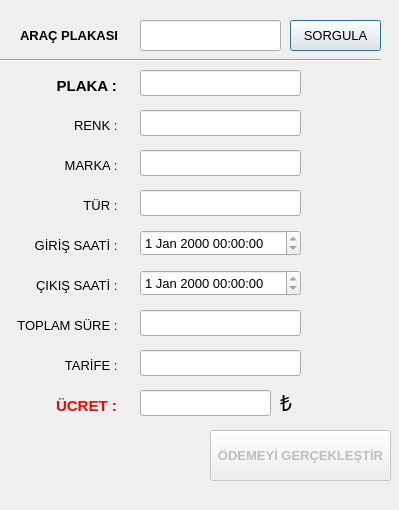
<?xml version="1.0" encoding="UTF-8"?>
<ui version="4.0">
 <class>ManualVehicleExit</class>
 <widget class="QDialog" name="ManualVehicleExit">
  <property name="geometry">
   <rect>
    <x>0</x>
    <y>0</y>
    <width>399</width>
    <height>510</height>
   </rect>
  </property>
  <property name="minimumSize">
   <size>
    <width>399</width>
    <height>510</height>
   </size>
  </property>
  <property name="maximumSize">
   <size>
    <width>399</width>
    <height>510</height>
   </size>
  </property>
  <property name="font">
   <font>
    <pointsize>10</pointsize>
   </font>
  </property>
  <property name="windowTitle">
   <string>ARAÇ ÇIKIŞ</string>
  </property>
  <widget class="QLabel" name="label">
   <property name="geometry">
    <rect>
     <x>20</x>
     <y>20</y>
     <width>121</width>
     <height>31</height>
    </rect>
   </property>
   <property name="font">
    <font>
     <pointsize>10</pointsize>
     <weight>75</weight>
     <bold>true</bold>
    </font>
   </property>
   <property name="text">
    <string>ARAÇ PLAKASI</string>
   </property>
  </widget>
  <widget class="QLineEdit" name="lineEdit_plateQuery">
   <property name="geometry">
    <rect>
     <x>140</x>
     <y>20</y>
     <width>141</width>
     <height>31</height>
    </rect>
   </property>
   <property name="font">
    <font>
     <pointsize>12</pointsize>
    </font>
   </property>
   <property name="text">
    <string/>
   </property>
  </widget>
  <widget class="QPushButton" name="pushButton_query">
   <property name="geometry">
    <rect>
     <x>290</x>
     <y>20</y>
     <width>91</width>
     <height>31</height>
    </rect>
   </property>
   <property name="text">
    <string>SORGULA</string>
   </property>
  </widget>
  <widget class="Line" name="line">
   <property name="geometry">
    <rect>
     <x>0</x>
     <y>50</y>
     <width>381</width>
     <height>20</height>
    </rect>
   </property>
   <property name="orientation">
    <enum>Qt::Horizontal</enum>
   </property>
  </widget>
  <widget class="QLabel" name="label_result">
   <property name="geometry">
    <rect>
     <x>10</x>
     <y>480</y>
     <width>371</width>
     <height>21</height>
    </rect>
   </property>
   <property name="text">
    <string/>
   </property>
  </widget>
  <widget class="QLabel" name="label_2">
   <property name="geometry">
    <rect>
     <x>30</x>
     <y>70</y>
     <width>91</width>
     <height>31</height>
    </rect>
   </property>
   <property name="font">
    <font>
     <pointsize>11</pointsize>
     <weight>75</weight>
     <bold>true</bold>
    </font>
   </property>
   <property name="text">
    <string>PLAKA : </string>
   </property>
   <property name="alignment">
    <set>Qt::AlignRight|Qt::AlignTrailing|Qt::AlignVCenter</set>
   </property>
  </widget>
  <widget class="QLabel" name="label_3">
   <property name="geometry">
    <rect>
     <x>30</x>
     <y>110</y>
     <width>91</width>
     <height>31</height>
    </rect>
   </property>
   <property name="font">
    <font>
     <weight>50</weight>
     <bold>false</bold>
    </font>
   </property>
   <property name="text">
    <string>RENK : </string>
   </property>
   <property name="alignment">
    <set>Qt::AlignRight|Qt::AlignTrailing|Qt::AlignVCenter</set>
   </property>
  </widget>
  <widget class="QLabel" name="label_4">
   <property name="geometry">
    <rect>
     <x>30</x>
     <y>150</y>
     <width>91</width>
     <height>31</height>
    </rect>
   </property>
   <property name="font">
    <font>
     <weight>50</weight>
     <bold>false</bold>
    </font>
   </property>
   <property name="text">
    <string>MARKA : </string>
   </property>
   <property name="alignment">
    <set>Qt::AlignRight|Qt::AlignTrailing|Qt::AlignVCenter</set>
   </property>
  </widget>
  <widget class="QLabel" name="label_5">
   <property name="geometry">
    <rect>
     <x>30</x>
     <y>190</y>
     <width>91</width>
     <height>31</height>
    </rect>
   </property>
   <property name="font">
    <font>
     <weight>50</weight>
     <bold>false</bold>
    </font>
   </property>
   <property name="text">
    <string>TÜR : </string>
   </property>
   <property name="alignment">
    <set>Qt::AlignRight|Qt::AlignTrailing|Qt::AlignVCenter</set>
   </property>
  </widget>
  <widget class="QLabel" name="label_6">
   <property name="geometry">
    <rect>
     <x>20</x>
     <y>230</y>
     <width>101</width>
     <height>31</height>
    </rect>
   </property>
   <property name="font">
    <font>
     <weight>50</weight>
     <bold>false</bold>
    </font>
   </property>
   <property name="text">
    <string>GİRİŞ SAATİ : </string>
   </property>
   <property name="alignment">
    <set>Qt::AlignRight|Qt::AlignTrailing|Qt::AlignVCenter</set>
   </property>
  </widget>
  <widget class="QLabel" name="label_7">
   <property name="geometry">
    <rect>
     <x>20</x>
     <y>270</y>
     <width>101</width>
     <height>31</height>
    </rect>
   </property>
   <property name="font">
    <font>
     <weight>50</weight>
     <bold>false</bold>
    </font>
   </property>
   <property name="text">
    <string>ÇIKIŞ SAATİ : </string>
   </property>
   <property name="alignment">
    <set>Qt::AlignRight|Qt::AlignTrailing|Qt::AlignVCenter</set>
   </property>
  </widget>
  <widget class="QLabel" name="label_8">
   <property name="geometry">
    <rect>
     <x>30</x>
     <y>390</y>
     <width>91</width>
     <height>31</height>
    </rect>
   </property>
   <property name="font">
    <font>
     <pointsize>11</pointsize>
     <weight>75</weight>
     <bold>true</bold>
    </font>
   </property>
   <property name="styleSheet">
    <string notr="true">color:red;</string>
   </property>
   <property name="text">
    <string>ÜCRET : </string>
   </property>
   <property name="alignment">
    <set>Qt::AlignRight|Qt::AlignTrailing|Qt::AlignVCenter</set>
   </property>
  </widget>
  <widget class="QLineEdit" name="lineEdit_plate">
   <property name="geometry">
    <rect>
     <x>140</x>
     <y>70</y>
     <width>161</width>
     <height>26</height>
    </rect>
   </property>
   <property name="readOnly">
    <bool>true</bool>
   </property>
  </widget>
  <widget class="QLineEdit" name="lineEdit_color">
   <property name="geometry">
    <rect>
     <x>140</x>
     <y>110</y>
     <width>161</width>
     <height>26</height>
    </rect>
   </property>
   <property name="readOnly">
    <bool>true</bool>
   </property>
  </widget>
  <widget class="QLineEdit" name="lineEdit_model">
   <property name="geometry">
    <rect>
     <x>140</x>
     <y>150</y>
     <width>161</width>
     <height>26</height>
    </rect>
   </property>
   <property name="readOnly">
    <bool>true</bool>
   </property>
  </widget>
  <widget class="QLineEdit" name="lineEdit_type">
   <property name="geometry">
    <rect>
     <x>140</x>
     <y>190</y>
     <width>161</width>
     <height>26</height>
    </rect>
   </property>
   <property name="readOnly">
    <bool>true</bool>
   </property>
  </widget>
  <widget class="QLineEdit" name="lineEdit_price">
   <property name="geometry">
    <rect>
     <x>140</x>
     <y>390</y>
     <width>131</width>
     <height>26</height>
    </rect>
   </property>
   <property name="font">
    <font>
     <pointsize>14</pointsize>
     <weight>75</weight>
     <bold>true</bold>
    </font>
   </property>
   <property name="inputMethodHints">
    <set>Qt::ImhDigitsOnly</set>
   </property>
   <property name="text">
    <string/>
   </property>
   <property name="maxLength">
    <number>10</number>
   </property>
   <property name="alignment">
    <set>Qt::AlignRight|Qt::AlignTrailing|Qt::AlignVCenter</set>
   </property>
   <property name="readOnly">
    <bool>true</bool>
   </property>
  </widget>
  <widget class="QLabel" name="label_9">
   <property name="geometry">
    <rect>
     <x>280</x>
     <y>390</y>
     <width>21</width>
     <height>26</height>
    </rect>
   </property>
   <property name="font">
    <font>
     <pointsize>16</pointsize>
    </font>
   </property>
   <property name="text">
    <string>₺</string>
   </property>
  </widget>
  <widget class="QDateTimeEdit" name="dateTimeEdit_entryDate">
   <property name="geometry">
    <rect>
     <x>140</x>
     <y>230</y>
     <width>161</width>
     <height>26</height>
    </rect>
   </property>
   <property name="readOnly">
    <bool>true</bool>
   </property>
  </widget>
  <widget class="QDateTimeEdit" name="dateTimeEdit_exitDate">
   <property name="geometry">
    <rect>
     <x>140</x>
     <y>270</y>
     <width>161</width>
     <height>26</height>
    </rect>
   </property>
   <property name="readOnly">
    <bool>true</bool>
   </property>
  </widget>
  <widget class="QPushButton" name="pushButton_completePayment">
   <property name="enabled">
    <bool>false</bool>
   </property>
   <property name="geometry">
    <rect>
     <x>210</x>
     <y>430</y>
     <width>181</width>
     <height>51</height>
    </rect>
   </property>
   <property name="font">
    <font>
     <weight>75</weight>
     <bold>true</bold>
    </font>
   </property>
   <property name="text">
    <string>ÖDEMEYİ GERÇEKLEŞTİR</string>
   </property>
  </widget>
  <widget class="QLabel" name="label_10">
   <property name="geometry">
    <rect>
     <x>10</x>
     <y>310</y>
     <width>111</width>
     <height>31</height>
    </rect>
   </property>
   <property name="font">
    <font>
     <weight>50</weight>
     <bold>false</bold>
    </font>
   </property>
   <property name="text">
    <string>TOPLAM SÜRE : </string>
   </property>
   <property name="alignment">
    <set>Qt::AlignRight|Qt::AlignTrailing|Qt::AlignVCenter</set>
   </property>
  </widget>
  <widget class="QLabel" name="label_11">
   <property name="geometry">
    <rect>
     <x>30</x>
     <y>350</y>
     <width>91</width>
     <height>31</height>
    </rect>
   </property>
   <property name="font">
    <font>
     <weight>50</weight>
     <bold>false</bold>
    </font>
   </property>
   <property name="text">
    <string>TARİFE : </string>
   </property>
   <property name="alignment">
    <set>Qt::AlignRight|Qt::AlignTrailing|Qt::AlignVCenter</set>
   </property>
  </widget>
  <widget class="QLineEdit" name="lineEdit_totalminutes">
   <property name="geometry">
    <rect>
     <x>140</x>
     <y>310</y>
     <width>161</width>
     <height>26</height>
    </rect>
   </property>
   <property name="readOnly">
    <bool>true</bool>
   </property>
  </widget>
  <widget class="QLineEdit" name="lineEdit_plan">
   <property name="geometry">
    <rect>
     <x>140</x>
     <y>350</y>
     <width>161</width>
     <height>26</height>
    </rect>
   </property>
   <property name="readOnly">
    <bool>true</bool>
   </property>
  </widget>
 </widget>
 <resources/>
 <connections/>
</ui>
